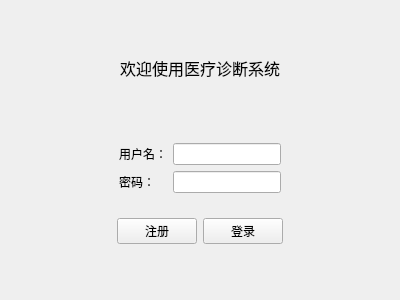
<?xml version="1.0" encoding="UTF-8"?>
<ui version="4.0">
 <class>LoginView</class>
 <widget class="QWidget" name="LoginView">
  <property name="geometry">
   <rect>
    <x>0</x>
    <y>0</y>
    <width>400</width>
    <height>300</height>
   </rect>
  </property>
  <property name="windowTitle">
   <string>登录</string>
  </property>
  <layout class="QVBoxLayout" name="verticalLayout">
   <property name="leftMargin">
    <number>0</number>
   </property>
   <property name="topMargin">
    <number>0</number>
   </property>
   <property name="rightMargin">
    <number>0</number>
   </property>
   <property name="bottomMargin">
    <number>0</number>
   </property>
   <item>
    <spacer name="verticalSpacer">
     <property name="orientation">
      <enum>Qt::Orientation::Vertical</enum>
     </property>
     <property name="sizeHint" stdset="0">
      <size>
       <width>20</width>
       <height>58</height>
      </size>
     </property>
    </spacer>
   </item>
   <item>
    <widget class="QLabel" name="label">
     <property name="font">
      <font>
       <pointsize>12</pointsize>
      </font>
     </property>
     <property name="text">
      <string>欢迎使用医疗诊断系统</string>
     </property>
     <property name="alignment">
      <set>Qt::AlignmentFlag::AlignCenter</set>
     </property>
    </widget>
   </item>
   <item>
    <spacer name="verticalSpacer_2">
     <property name="orientation">
      <enum>Qt::Orientation::Vertical</enum>
     </property>
     <property name="sizeHint" stdset="0">
      <size>
       <width>20</width>
       <height>59</height>
      </size>
     </property>
    </spacer>
   </item>
   <item>
    <layout class="QHBoxLayout" name="horizontalLayout_2">
     <item>
      <spacer name="horizontalSpacer">
       <property name="orientation">
        <enum>Qt::Orientation::Horizontal</enum>
       </property>
       <property name="sizeHint" stdset="0">
        <size>
         <width>40</width>
         <height>20</height>
        </size>
       </property>
      </spacer>
     </item>
     <item>
      <layout class="QFormLayout" name="formLayout">
       <item row="0" column="0">
        <widget class="QLabel" name="label_2">
         <property name="text">
          <string>用户名：</string>
         </property>
        </widget>
       </item>
       <item row="0" column="1">
        <widget class="QLineEdit" name="inputUserName"/>
       </item>
       <item row="1" column="0">
        <widget class="QLabel" name="label_3">
         <property name="text">
          <string>密码：</string>
         </property>
        </widget>
       </item>
       <item row="1" column="1">
        <widget class="QLineEdit" name="inputUserPassword">
         <property name="echoMode">
          <enum>QLineEdit::EchoMode::Password</enum>
         </property>
        </widget>
       </item>
      </layout>
     </item>
     <item>
      <spacer name="horizontalSpacer_2">
       <property name="orientation">
        <enum>Qt::Orientation::Horizontal</enum>
       </property>
       <property name="sizeHint" stdset="0">
        <size>
         <width>40</width>
         <height>20</height>
        </size>
       </property>
      </spacer>
     </item>
    </layout>
   </item>
   <item>
    <spacer name="verticalSpacer_4">
     <property name="orientation">
      <enum>Qt::Orientation::Vertical</enum>
     </property>
     <property name="sizeHint" stdset="0">
      <size>
       <width>20</width>
       <height>20</height>
      </size>
     </property>
    </spacer>
   </item>
   <item>
    <layout class="QHBoxLayout" name="horizontalLayout_3">
     <item>
      <spacer name="horizontalSpacer_3">
       <property name="orientation">
        <enum>Qt::Orientation::Horizontal</enum>
       </property>
       <property name="sizeHint" stdset="0">
        <size>
         <width>40</width>
         <height>20</height>
        </size>
       </property>
      </spacer>
     </item>
     <item>
      <layout class="QHBoxLayout" name="horizontalLayout">
       <item>
        <widget class="QPushButton" name="btSignUp">
         <property name="minimumSize">
          <size>
           <width>75</width>
           <height>0</height>
          </size>
         </property>
         <property name="text">
          <string>注册</string>
         </property>
        </widget>
       </item>
       <item>
        <widget class="QPushButton" name="btSignIn">
         <property name="minimumSize">
          <size>
           <width>75</width>
           <height>0</height>
          </size>
         </property>
         <property name="text">
          <string>登录</string>
         </property>
        </widget>
       </item>
      </layout>
     </item>
     <item>
      <spacer name="horizontalSpacer_4">
       <property name="orientation">
        <enum>Qt::Orientation::Horizontal</enum>
       </property>
       <property name="sizeHint" stdset="0">
        <size>
         <width>40</width>
         <height>20</height>
        </size>
       </property>
      </spacer>
     </item>
    </layout>
   </item>
   <item>
    <spacer name="verticalSpacer_3">
     <property name="orientation">
      <enum>Qt::Orientation::Vertical</enum>
     </property>
     <property name="sizeHint" stdset="0">
      <size>
       <width>20</width>
       <height>58</height>
      </size>
     </property>
    </spacer>
   </item>
  </layout>
 </widget>
 <resources/>
 <connections/>
</ui>
